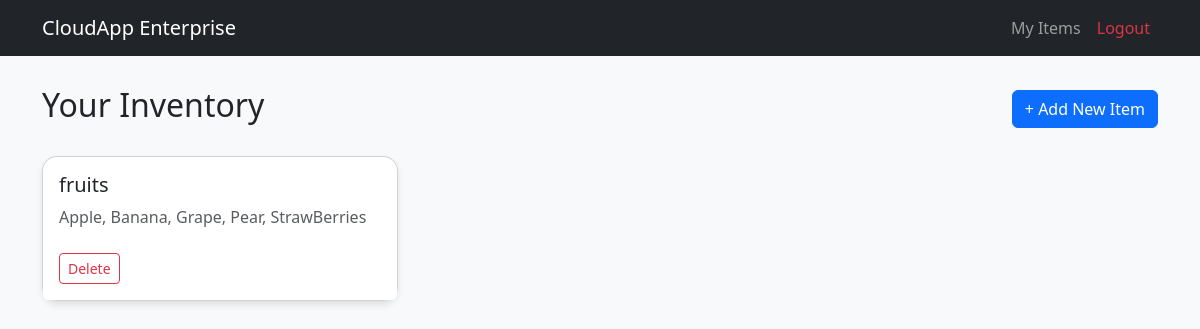
The app's page /items (signed in), older data.
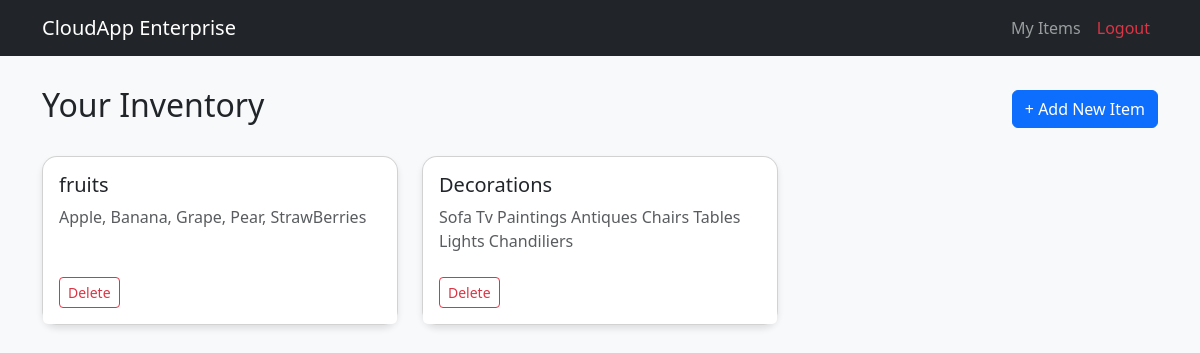
The same page, newer data.
### models.py (models this page shows)
class Item(Base):
    __tablename__ = "items"
    id = Column(Integer, primary_key=True, index=True)
    user_id = Column(Integer, ForeignKey("users.id"), nullable=False, index=True)
    title = Column(String(255), nullable=False)
    description = Column(Text, nullable=True)
    created_at = Column(DateTime, default=datetime.utcnow)
    updated_at = Column(DateTime, default=datetime.utcnow, onupdate=datetime.utcnow)
    owner = relationship("User", back_populates="items")

### routes.py (the view)
@items_bp.route('/items')
@login_required
def list_items():
    db = SessionLocal()
    user_items = db.query(Item).filter_by(user_id=current_user.id).all()
    db.close()
    return render_template('items/list.html', items=user_items)

### app.py (called while the page is built)
@login_manager.user_loader
def load_user(user_id):
    db = SessionLocal()
    user = db.query(User).get(int(user_id))
    db.close()
    return user

### templates/items/list.html
{% extends "base.html" %}
{% block content %}
<div class="d-flex justify-content-between align-items-center mb-4">
    <h2>Your Inventory</h2>
    <a href="{{ url_for('items.add_item') }}" class="btn btn-primary">+ Add New Item</a>
</div>
<div class="row">
    {% for item in items %}
    <div class="col-md-4 mb-4">
        <div class="card h-100">
            <div class="card-body">
                <h5 class="card-title">{{ item.title }}</h5>
                <p class="card-text text-muted">{{ item.description }}</p>
            </div>
            <div class="card-footer bg-white border-0 pb-3">
                <a href="{{ url_for('items.delete_item', item_id=item.id) }}" class="btn btn-outline-danger btn-sm">Delete</a>
            </div>
        </div>
    </div>
    {% else %}
    <div class="col-12 text-center py-5">
        <p class="text-muted">No items found. Start by adding one!</p>
    </div>
    {% endfor %}
</div>
{% endblock %}

### templates/base.html (shortened to what this page needs)
<!DOCTYPE html>
<html lang="en">
<head>
    <link href="https://cdn.jsdelivr.net/npm/bootstrap@5.3.0/dist/css/bootstrap.min.css" rel="stylesheet">
</head>
<body>
    <nav class="navbar navbar-expand-lg navbar-dark bg-dark">
        <div class="container">
            <a class="navbar-brand" href="{{ url_for('index') }}">CloudApp Enterprise</a>
            <div class="navbar-nav ms-auto">
                {% if current_user.is_authenticated %}
                    <a class="nav-link" href="{{ url_for('items.list_items') }}">My Items</a>
                    <a class="nav-link text-danger" href="{{ url_for('auth.logout') }}">Logout</a>
                {% else %}
                    <a class="nav-link" href="{{ url_for('auth.login') }}">Login</a>
                    <a class="nav-link" href="{{ url_for('auth.register') }}">Register</a>
                {% endif %}
            </div>
        </div>
    </nav>
    <div class="container">
        {% block content %}{% endblock %}
    </div>
</body>
</html>

### templates/base.html (style rules this page uses)
body { background-color: #f8f9fa; }
.navbar { margin-bottom: 30px; }
.card { border-radius: 15px; box-shadow: 0 4px 6px rgba(0,0,0,0.1); }

Row changes from the older to the newer data that the page shows:
added Item: title "Decorations", description "Sofa Tv Paintings Antiques Chairs Tables Lights Chandiliers"
